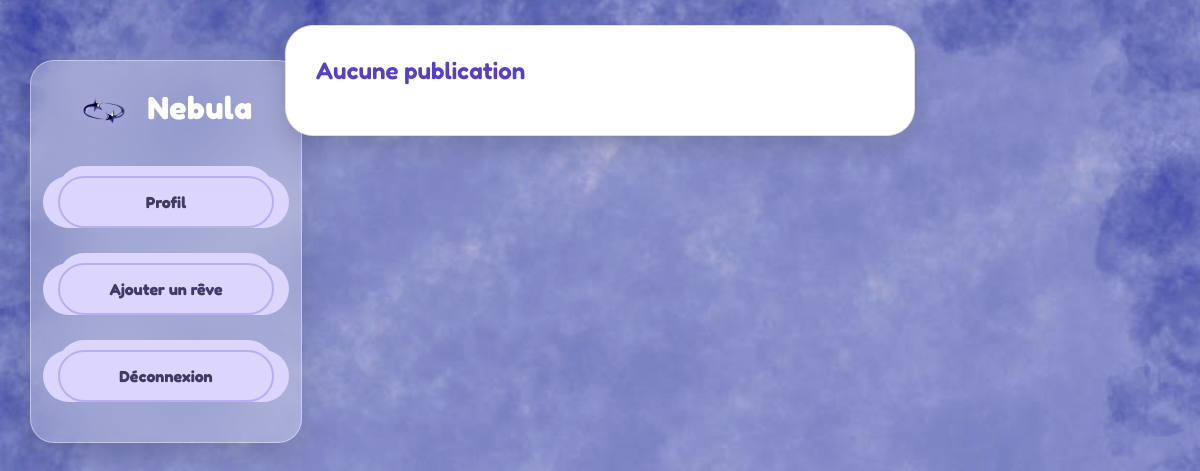
Page /feed (signed in) on the earlier database version.
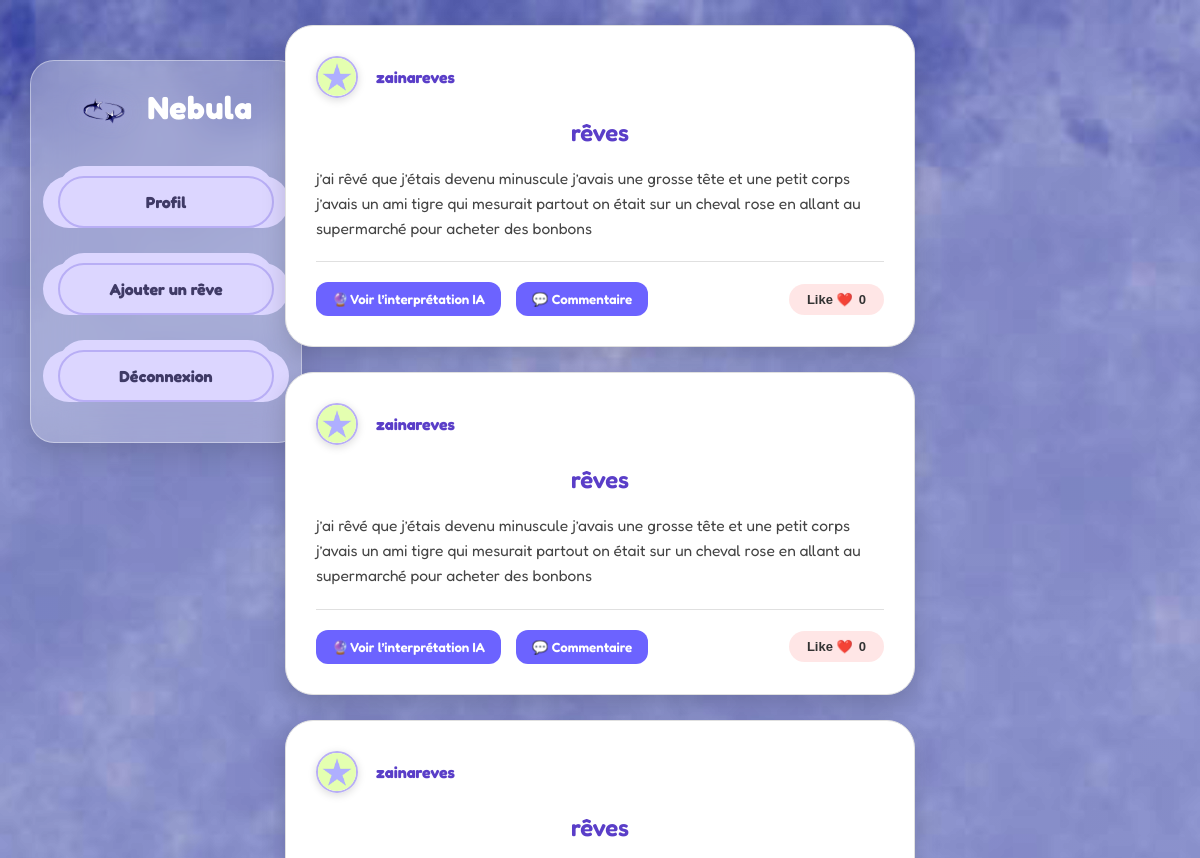
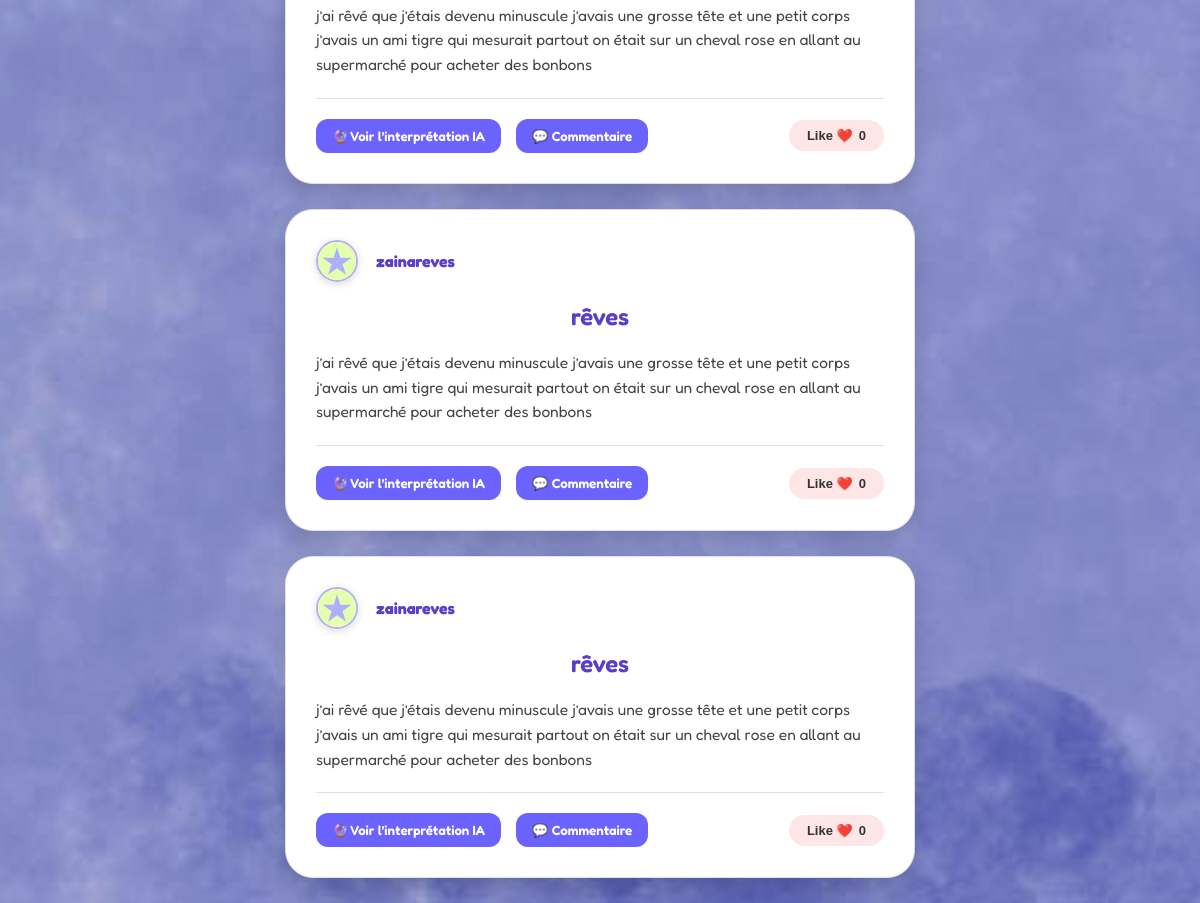
Same page on the later database version (2 pictures, top to bottom).
### tables this page shows
CREATE TABLE dreams (
            id INTEGER PRIMARY KEY AUTOINCREMENT,
            user_id INTEGER NOT NULL,
            title TEXT NOT NULL,
            content TEXT NOT NULL,
            interpretation TEXT,
            is_public INTEGER DEFAULT 0,
            FOREIGN KEY (user_id) REFERENCES users (id)
        );

CREATE TABLE users (
            id INTEGER PRIMARY KEY AUTOINCREMENT,
            username TEXT NOT NULL,
            email TEXT NOT NULL UNIQUE,
            password TEXT NOT NULL
        );

### app.py (the view)
@app.route("/feed")
def feed():
    if "user_id" not in session:
        return redirect(url_for("login"))
    conn = get_db_connection()
    cursor = conn.cursor()
    cursor.execute("""
        SELECT dreams.*, users.username, users.avatar
        FROM dreams
        JOIN users ON dreams.user_id = users.id
        WHERE dreams.is_public = 1
        ORDER BY dreams.id DESC
""")
    dreams = cursor.fetchall()
    cursor.execute("""
        SELECT comments.*, users.username
        FROM comments
        JOIN users ON comments.user_id = users.id
        ORDER BY comments.created_at ASC
    """)
    comments = cursor.fetchall()
    cursor.execute("""
        SELECT replies.*, users.username
        FROM replies
        JOIN users ON replies.user_id = users.id
        ORDER BY replies.id ASC
    """)
    replies = cursor.fetchall()
    cursor.execute("""
        SELECT dream_id, COUNT(*) AS like_count
        FROM likes
        GROUP BY dream_id
    """)
    likes_rows = cursor.fetchall()
    likes = {}
    for row in likes_rows: likes[row["dream_id"]] = row["like_count"]
    conn.close()
    return render_template(
        "feed.html",
        dreams=dreams,
        comments=comments,
        replies=replies,
        likes=likes,
    )

### app.py (called while the page is built)
def get_db_connection():
    conn = sqlite3.connect('dreams.db')
    conn.row_factory = sqlite3.Row
    return conn

### templates/feed.html (shortened to what this page needs)
<!DOCTYPE html>
<html lang="fr">
<head>
    <link rel="stylesheet" href="{{ url_for('static', filename='style.css') }}">
</head>
<body class="feed-page">
<div class="reddit-layout">
    <aside class="left-menu feed-menu">
        <h2 class="logo">
            <img src="{{ url_for('static', filename='star.png') }}" class="logo-img">
            Nebula
        </h2>
        <a href="{{ url_for('dashboard') }}" class="btn">Profil</a>
        <a href="{{ url_for('add_dream') }}" class="btn">Ajouter un rêve</a>
        <a href="{{ url_for('logout') }}" class="btn">Déconnexion</a>
    </aside>
    <main class="feed-center">
        {% if dreams %}
            {% for dream in dreams %}
            <div class="feed-card">
                <div class="post-header">
                    <div class="post-user">
                        <img src="{{ url_for('static', filename='avatar/' + dream['avatar']) }}" class="mini-avatar">
                        <span>{{ dream["username"] }}</span>
                    </div>
                </div>
                <h2 class="dream-title">{{ dream["title"] }}</h2>
                <p class="dream-content">{{ dream["content"] }}</p>
                <div class="card-actions">
                    <button type="button"
                            class="show-comments-btn"
                            data-dream-id="{{ dream['id'] }}"
                            onclick="toggleInterpretation(this.getAttribute('data-dream-id'))">
                        🔮 Voir l’interprétation IA
                    </button>
                    <button type="button"
                            class="show-comments-btn"
                            data-dream-id="{{ dream['id'] }}"
                            onclick="toggleComments(this.getAttribute('data-dream-id'))">
                        💬 Commentaire
                    </button>
                    <form action="{{ url_for('like_dream', dream_id=dream['id']) }}"
                          method="POST"
                          class="like-section-form">
                        <button type="submit" class="like-btn">
                            Like ❤️ <span>{{ likes.get(dream["id"], 0) }}</span>
                        </button>
                    </form>
                </div>
            </div>
            {% endfor %}
        {% else %}
            <div class="feed-card">
                <h2>Aucune publication</h2>
            </div>
        {% endif %}
    </main>
</div>
</body>
</html>

### static/style.css (style rules this page uses)
body { font-family: 'Fredoka', Arial, sans-serif; background: linear-gradient(135deg, #0b091a 0%, #161233 100%), url("/static/background.jpg") no-repeat center center fixed; background-size: cover; background-blend-mode: overlay; margin: 0; padding: 0; min-height: 100vh; color: #f0edff; }
body.feed-page { background-blend-mode: overlay; }
.reddit-layout { display: block; width: 100%; }
.feed-center { max-width: 680px; margin: 0 auto; padding: 0 15px; }
.feed-page { background: linear-gradient( 135deg, rgba(11,9,26,0.75), rgba(22,18,51,0.75) ), url("/static/background.jpg"); background-size: cover; background-position: center; background-attachment: fixed; min-height: 100vh; }
.left-menu, .profile-sidebar { background: rgba(255, 255, 255, 0.25) ; backdrop-filter: blur(20px) ; -webkit-backdrop-filter: blur(20px) ; border: 1px solid rgba(255, 255, 255, 0.4) ; border-radius: 24px; box-shadow: 0 10px 30px rgba(0, 0, 0, 0.15) ; color: #ffffff ; }
.left-menu { position: absolute; left: 30px; top: 60px; width: 230px; padding: 25px 20px; display: flex; flex-direction: column; gap: 5px; }
h1, h2, h3, h4 { color: #b8aef5; font-weight: 600; margin-top: 0; }
.logo { text-align: center; color: #fff; margin-bottom: 20px; font-size: 32px; font-weight: 700; letter-spacing: 0.5px; }
.logo img, .logo-container img { width: 50px; height: auto; display: inline-block; vertical-align: middle; margin-right: 10px; filter: drop-shadow(0 0 8px rgba(184, 174, 245, 0.6)); }
.card, .feed-card, .add-dream-card { background: #ffffff ; border: 1px solid #e0e0e0 ; border-radius: 28px ; padding: 30px ; margin-bottom: 30px ; margin: 25px; box-shadow: 0 10px 25px rgba(0, 0, 0, 0.15); box-sizing: border-box; color: #333333 ; }
.feed-card h2, .card h4, .dream-title, .form-title { color: #5a3ec8 ; }
.card p, .feed-card .dream-content { color: #444444 ; font-size: 15.5px; line-height: 1.6; }
form, .dream-form { display: flex; flex-direction: column; gap: 18px; }
.btn, .menu-link { display: block; width: 180px; text-align: center; text-decoration: none; background: #dcd6ff; color: #3f3a66; padding: 14px 16px; margin: 15px auto; font-size: 16px; font-weight: bold; border-radius: 50px; border: 2px solid #b8aef5; box-shadow: -15px 0 0 #dcd6ff, 15px 0 0 #dcd6ff, 0 -10px 0 #dcd6ff; transition: 0.3s; cursor: pointer; }
.card-actions { display: flex ; flex-direction: row ; justify-content: flex-start ; align-items: center ; gap: 12px ; padding-top: 20px ; border-top: 1px solid #e0e0e0 ; margin-top: 20px ; width: 100% ; }
.like-section-form { margin-left: auto ; }
.like-btn { background: #ffe6e6 ; border: none ; padding: 8px 18px; border-radius: 20px; cursor: pointer; font-size: 13px ; color: #333 ; font-weight: bold ; display: inline-flex ; align-items: center ; justify-content: center ; gap: 6px ; width: auto ; transition: all 0.2s ease; }
.post-header, .comment-header { display: flex; justify-content: space-between; align-items: center; margin-bottom: 10px; }
.post-user { font-weight: bold; color: #5a3ec8 ; font-size: 16px; }
.show-comments-btn { padding: 9px 16px; border: none; border-radius: 12px; background: #6c63ff; color: #fff; font-family: inherit; font-weight: 600; cursor: pointer; transition: background 0.2s; }
.mini-avatar { width: 38px; height: 38px; border-radius: 50%; object-fit: cover; border: 2px solid #b8aef5; vertical-align: middle; margin-right: 10px; box-shadow: 0 2px 8px rgba(0,0,0,0.15); }
.feed-card, .card { display: block ; position: relative ; overflow: hidden ; }
.post-header { display: flex ; align-items: center ; gap: 10px ; margin-bottom: 15px ; }
.post-user { display: flex ; align-items: center ; gap: 8px ; width: 100% ; }
.dream-title { display: block ; clear: both ; margin-top: 20px ; text-align: center ; }
.dream-content { display: block ; clear: both ; margin-top: 15px ; }
.card-actions, .post-actions { display: flex ; align-items: center ; gap: 15px ; margin-top: 25px !; clear: both ; }

Differences in the rows shown:
added dreams: avatar (picture), username "zainareves", title "rêves", content "j’ai rêvé que j’étais devenu minuscule j’avais une grosse tête et une petit corps j’avais un ami tigre qui mesurait partout on était sur un cheval rose en allant au supermarché pour acheter des bonbons", get "0"
added dreams: avatar (picture), username "zainareves", title "rêves", content "j’ai rêvé que j’étais devenu minuscule j’avais une grosse tête et une petit corps j’avais un ami tigre qui mesurait partout on était sur un cheval rose en allant au supermarché pour acheter des bonbons", get "0"
added dreams: avatar (picture), username "zainareves", title "rêves", content "j’ai rêvé que j’étais devenu minuscule j’avais une grosse tête et une petit corps j’avais un ami tigre qui mesurait partout on était sur un cheval rose en allant au supermarché pour acheter des bonbons", get "0"
added dreams: avatar (picture), username "zainareves", title "rêves", content "j’ai rêvé que j’étais devenu minuscule j’avais une grosse tête et une petit corps j’avais un ami tigre qui mesurait partout on était sur un cheval rose en allant au supermarché pour acheter des bonbons", get "0"
added dreams: avatar (picture), username "zainareves", title "rêves", content "j’ai rêvé que j’étais devenu minuscule j’avais une grosse tête et une petit corps j’avais un ami tigre qui mesurait partout on était sur un cheval rose en allant au supermarché pour acheter des bonbons", get "0"
Other differences:
text no longer shown: "Aucune publication"
